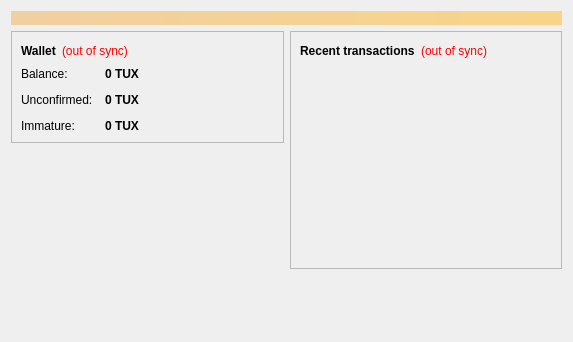
<?xml version="1.0" encoding="UTF-8"?>
<ui version="4.0">
 <class>OverviewPage</class>
 <widget class="QWidget" name="OverviewPage">
  <property name="geometry">
   <rect>
    <x>0</x>
    <y>0</y>
    <width>573</width>
    <height>342</height>
   </rect>
  </property>
  <property name="windowTitle">
   <string>Form</string>
  </property>
  <layout class="QVBoxLayout" name="topLayout">
   <item>
    <widget class="QLabel" name="labelAlerts">
     <property name="visible">
      <bool>false</bool>
     </property>
     <property name="styleSheet">
      <string notr="true">background-color: qlineargradient(x1: 0, y1: 0, x2: 1, y2: 0, stop:0 #F0D0A0, stop:1 #F8D488); color:#000000;</string>
     </property>
     <property name="wordWrap">
      <bool>true</bool>
     </property>
     <property name="margin">
      <number>3</number>
     </property>
    </widget>
   </item>
   <item>
    <layout class="QHBoxLayout" name="horizontalLayout" stretch="1,1">
     <item>
      <layout class="QVBoxLayout" name="verticalLayout_2">
       <item>
        <widget class="QFrame" name="frame">
         <property name="frameShape">
          <enum>QFrame::StyledPanel</enum>
         </property>
         <property name="frameShadow">
          <enum>QFrame::Raised</enum>
         </property>
         <layout class="QVBoxLayout" name="verticalLayout_4">
          <item>
           <layout class="QHBoxLayout" name="horizontalLayout_4">
            <item>
             <widget class="QLabel" name="label_5">
              <property name="font">
               <font>
                <weight>75</weight>
                <bold>true</bold>
               </font>
              </property>
              <property name="text">
               <string>Wallet</string>
              </property>
             </widget>
            </item>
            <item>
             <widget class="QLabel" name="labelWalletStatus">
              <property name="toolTip">
               <string>The displayed information may be out of date. Your wallet automatically synchronizes with the Tuxcoin network after a connection is established, but this process has not completed yet.</string>
              </property>
              <property name="styleSheet">
               <string notr="true">QLabel { color: red; }</string>
              </property>
              <property name="text">
               <string notr="true">(out of sync)</string>
              </property>
              <property name="alignment">
               <set>Qt::AlignLeading|Qt::AlignLeft|Qt::AlignVCenter</set>
              </property>
             </widget>
            </item>
            <item>
             <spacer name="horizontalSpacer_2">
              <property name="orientation">
               <enum>Qt::Horizontal</enum>
              </property>
              <property name="sizeHint" stdset="0">
               <size>
                <width>40</width>
                <height>20</height>
               </size>
              </property>
             </spacer>
            </item>
           </layout>
          </item>
          <item>
           <layout class="QFormLayout" name="formLayout_2">
            <property name="fieldGrowthPolicy">
             <enum>QFormLayout::AllNonFixedFieldsGrow</enum>
            </property>
            <property name="horizontalSpacing">
             <number>12</number>
            </property>
            <property name="verticalSpacing">
             <number>12</number>
            </property>
            <item row="0" column="0">
             <widget class="QLabel" name="label">
              <property name="text">
               <string>Balance:</string>
              </property>
             </widget>
            </item>
            <item row="0" column="1">
             <widget class="QLabel" name="labelBalance">
              <property name="font">
               <font>
                <weight>75</weight>
                <bold>true</bold>
               </font>
              </property>
              <property name="cursor">
               <cursorShape>IBeamCursor</cursorShape>
              </property>
              <property name="toolTip">
               <string>Your current balance</string>
              </property>
              <property name="text">
               <string notr="true">0 TUX</string>
              </property>
              <property name="textInteractionFlags">
               <set>Qt::LinksAccessibleByMouse|Qt::TextSelectableByKeyboard|Qt::TextSelectableByMouse</set>
              </property>
             </widget>
            </item>
            <item row="1" column="0">
             <widget class="QLabel" name="label_3">
              <property name="text">
               <string>Unconfirmed:</string>
              </property>
             </widget>
            </item>
            <item row="1" column="1">
             <widget class="QLabel" name="labelUnconfirmed">
              <property name="font">
               <font>
                <weight>75</weight>
                <bold>true</bold>
               </font>
              </property>
              <property name="cursor">
               <cursorShape>IBeamCursor</cursorShape>
              </property>
              <property name="toolTip">
               <string>Total of transactions that have yet to be confirmed, and do not yet count toward the current balance</string>
              </property>
              <property name="text">
               <string notr="true">0 TUX</string>
              </property>
              <property name="textInteractionFlags">
               <set>Qt::LinksAccessibleByMouse|Qt::TextSelectableByKeyboard|Qt::TextSelectableByMouse</set>
              </property>
             </widget>
            </item>
            <item row="2" column="0">
             <widget class="QLabel" name="labelImmatureText">
              <property name="text">
               <string>Immature:</string>
              </property>
             </widget>
            </item>
            <item row="2" column="1">
             <widget class="QLabel" name="labelImmature">
              <property name="font">
               <font>
                <weight>75</weight>
                <bold>true</bold>
               </font>
              </property>
              <property name="toolTip">
               <string>Mined balance that has not yet matured</string>
              </property>
              <property name="text">
               <string notr="true">0 TUX</string>
              </property>
              <property name="textInteractionFlags">
               <set>Qt::LinksAccessibleByMouse|Qt::TextSelectableByKeyboard|Qt::TextSelectableByMouse</set>
              </property>
             </widget>
            </item>
           </layout>
          </item>
         </layout>
        </widget>
       </item>
       <item>
        <spacer name="verticalSpacer">
         <property name="orientation">
          <enum>Qt::Vertical</enum>
         </property>
         <property name="sizeHint" stdset="0">
          <size>
           <width>20</width>
           <height>40</height>
          </size>
         </property>
        </spacer>
       </item>
      </layout>
     </item>
     <item>
      <layout class="QVBoxLayout" name="verticalLayout_3">
       <item>
        <widget class="QFrame" name="frame_2">
         <property name="frameShape">
          <enum>QFrame::StyledPanel</enum>
         </property>
         <property name="frameShadow">
          <enum>QFrame::Raised</enum>
         </property>
         <layout class="QVBoxLayout" name="verticalLayout">
          <item>
           <layout class="QHBoxLayout" name="horizontalLayout_2">
            <item>
             <widget class="QLabel" name="label_4">
              <property name="text">
               <string>&lt;b&gt;Recent transactions&lt;/b&gt;</string>
              </property>
             </widget>
            </item>
            <item>
             <widget class="QLabel" name="labelTransactionsStatus">
              <property name="toolTip">
               <string>The displayed information may be out of date. Your wallet automatically synchronizes with the Tuxcoin network after a connection is established, but this process has not completed yet.</string>
              </property>
              <property name="styleSheet">
               <string notr="true">QLabel { color: red; }</string>
              </property>
              <property name="text">
               <string notr="true">(out of sync)</string>
              </property>
              <property name="alignment">
               <set>Qt::AlignRight|Qt::AlignTrailing|Qt::AlignVCenter</set>
              </property>
             </widget>
            </item>
            <item>
             <spacer name="horizontalSpacer">
              <property name="orientation">
               <enum>Qt::Horizontal</enum>
              </property>
              <property name="sizeHint" stdset="0">
               <size>
                <width>40</width>
                <height>20</height>
               </size>
              </property>
             </spacer>
            </item>
           </layout>
          </item>
          <item>
           <widget class="QListView" name="listTransactions">
            <property name="styleSheet">
             <string notr="true">QListView { background: transparent; }</string>
            </property>
            <property name="frameShape">
             <enum>QFrame::NoFrame</enum>
            </property>
            <property name="verticalScrollBarPolicy">
             <enum>Qt::ScrollBarAlwaysOff</enum>
            </property>
            <property name="horizontalScrollBarPolicy">
             <enum>Qt::ScrollBarAlwaysOff</enum>
            </property>
            <property name="selectionMode">
             <enum>QAbstractItemView::NoSelection</enum>
            </property>
           </widget>
          </item>
         </layout>
        </widget>
       </item>
       <item>
        <spacer name="verticalSpacer_2">
         <property name="orientation">
          <enum>Qt::Vertical</enum>
         </property>
         <property name="sizeHint" stdset="0">
          <size>
           <width>20</width>
           <height>40</height>
          </size>
         </property>
        </spacer>
       </item>
      </layout>
     </item>
    </layout>
   </item>
  </layout>
 </widget>
 <resources/>
 <connections/>
</ui>
